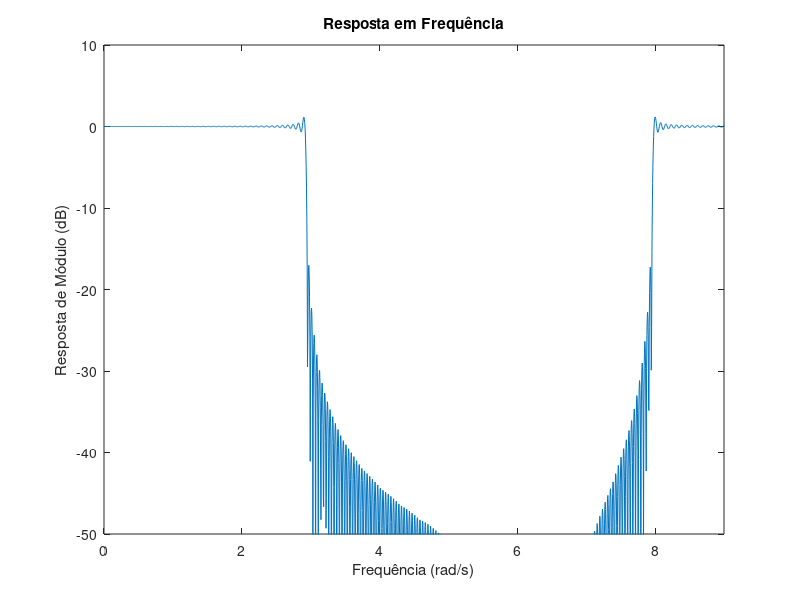
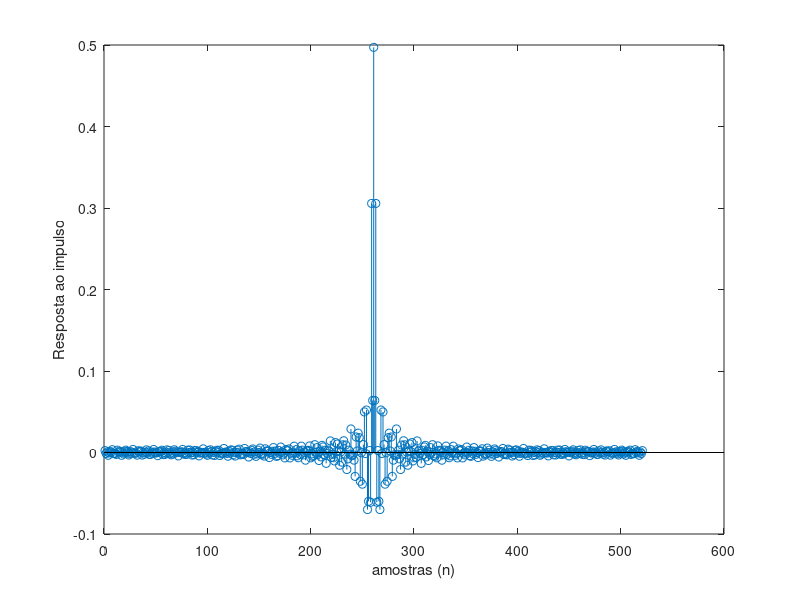

The MATLAB script that drew these images, in order:
# 4. Projete um filtro rejeita-faixa usando o método da amostragem em frequência que satisfaça a
# especificação a seguir:
# • M = 52
# • Ωp1 = 2 rad/s
# • Ωr1 = 3 rad/s
# • Ωr2 = 7 rad/s
# • Ωp2 = 8 rad/s
# • Ωs = 20,0 rad/s 

clear all

% Dados do problema
multiplicador = 10;
M = 52 * multiplicador;
N = M+1;
Omega_p1 = 2;
Omega_r1 = 3;
Omega_r2 = 7;
Omega_p2 = 8;
Omega_s = 20;

% Fazendo o filtro passa faixas: 

kp1 = floor(N*Omega_p1/Omega_s);
kr1 = floor(N*Omega_r1/Omega_s);
kp2 = floor(N*Omega_p2/Omega_s);
kr2 = floor(N*Omega_r2/Omega_s);


if (kr1-kp1)>1
    kp1=kr1-1;
end

if (kr2-kp2)>1
    kp2 = kr2-1;
end

# % Vetor A para um passa-faixa
A = ones(1, M/2 + 1);
A(kr1:kp2) = 0; 

% Algoritmo do tipo 1

k = 1:M/2;

for n=0:M,
    h(n+1) = A(1) + 2*sum((-1).^k.*A(k+1).*cos(pi.*k*(1+2*n)/N));
end;

h = h./N;

[H,w]=freqz(h,1,2048,Omega_s);

% Plot da resposta em frequência
figure(1)
plot(w,20*log10(abs(H)))
axis([0 9 -50 10])
ylabel('Resposta de Módulo (dB)');
xlabel('Frequência (rad/s)');
title('Resposta em Frequência')

% Plot da resposta ao impulso
figure(2)
stem(h)
ylabel('Resposta ao impulso');
xlabel('amostras (n)');
